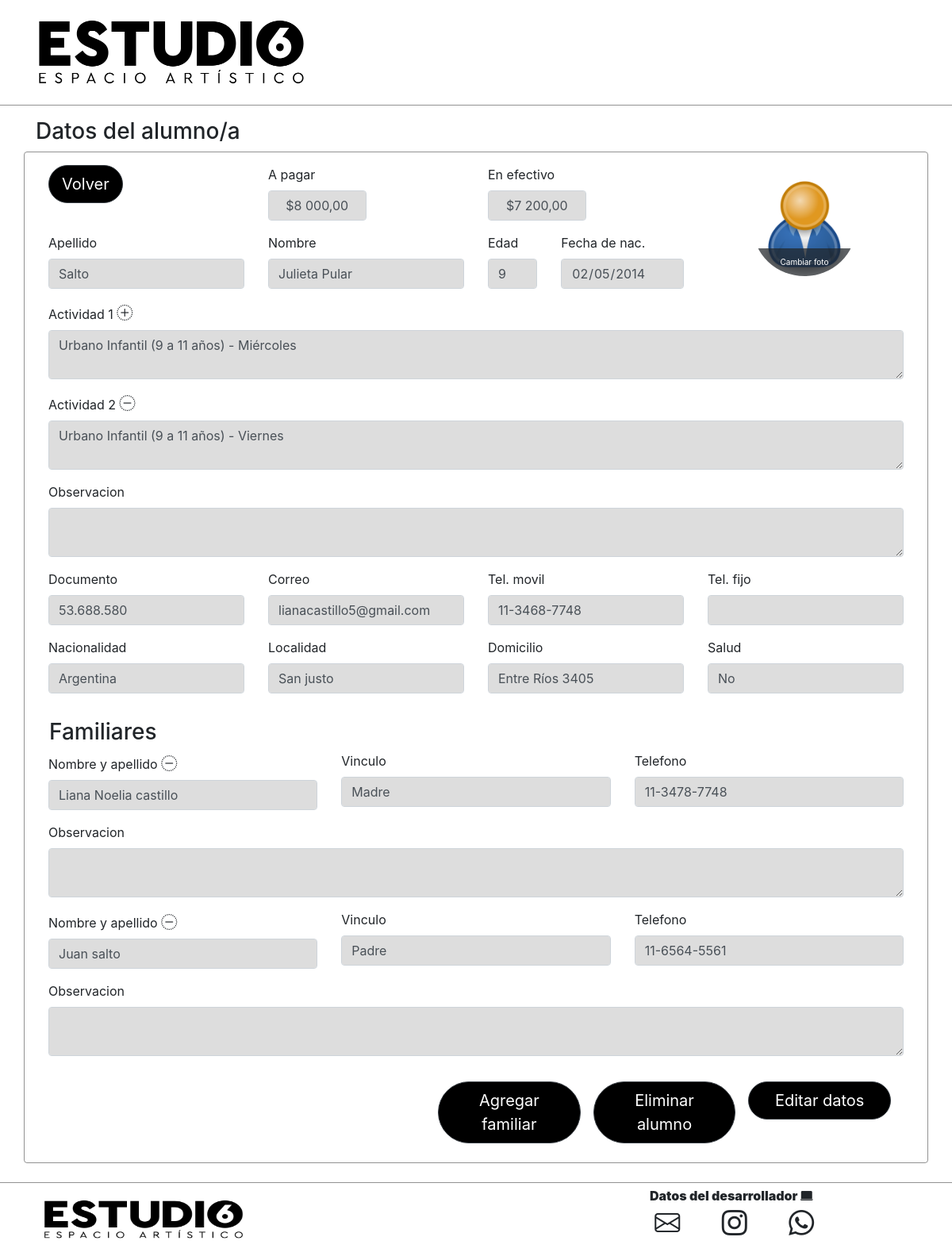
The page /datos.php?id=1 on the database its author committed.
### tables this page shows
CREATE TABLE `alumnos` (
  `id` int(11) NOT NULL,
  `alumno` varchar(255) DEFAULT NULL,
  `apellido` varchar(255) NOT NULL,
  `nombre` varchar(255) NOT NULL,
  `foto_perfil` longblob NOT NULL,
  `fecha_nac` date DEFAULT current_timestamp(),
  `edad` int(11) NOT NULL,
  `nacionalidad` varchar(255) NOT NULL,
  `documento` varchar(255) NOT NULL,
  `domicilio` varchar(255) NOT NULL,
  `localidad` varchar(255) NOT NULL,
  `tel_fijo` varchar(255) NOT NULL,
  `tel_movil` varchar(255) NOT NULL,
  `mail` varchar(255) NOT NULL,
  `actividad` varchar(255) NOT NULL,
  `salud` varchar(255) NOT NULL,
  `observaciones` varchar(255) NOT NULL
);

CREATE TABLE `familiar` (
  `id` int(11) NOT NULL,
  `id_alumno` int(11) NOT NULL,
  `nombre_apellido` varchar(255) NOT NULL,
  `telefono` varchar(255) NOT NULL,
  `vinculo` varchar(255) NOT NULL,
  `observacion` varchar(255) NOT NULL
);

### datos.php (called while the page is built, shortened)
<?php
require_once __DIR__.'/clases/consultas.php';
$alumno = datos::alumno_id($_GET['id']);
$alumno = $alumno[0];
$actividades = explode('|',$alumno['actividad']);
$actividad = array();
foreach ($actividades as $value) {
    if(strpos($value, '(')){
        $actividad[] = trim(explode('(',$value)[0]);
    }
}
$valor = 0;
$efectivo = 0;
foreach (array_count_values($actividad) as $activ => $value) {
    if($value >= 2){
        $valor_actividad = datos::actividad_valor_dos_vez($activ);
    }else {
        $valor_actividad = datos::actividad_valor_una_vez($activ);
    }
    $valor = $valor + $valor_actividad[0]['valor'];
    $efectivo = $efectivo + $valor_actividad[0]['efectivo'];
}
$valor = number_format($valor, 2, ',', ' ');
$efectivo = number_format($efectivo, 2, ',', ' ');
$familiar = datos::familiar($_GET['id']);
include_once __DIR__.('\templates\datos_temp.php');
?>

### clases/consultas.php (called while the page is built, shortened)
<?php
class datos{
    static public function respuestaQuery($query){
        $instancia = SingletonConexion::getInstance();
        $conn = $instancia->getConnection();
        $datos_usuarios = mysqli_query($conn, $query);
        return $datos_usuarios->fetch_all(MYSQLI_ASSOC);
    }
    static public function alumno_id($id){
        $query = "SELECT * FROM alumnos WHERE id =".$id." LIMIT 1";
        return datos::respuestaQuery($query);
    }
    static public function familiar($id){
        $query = "SELECT * FROM familiar WHERE id_alumno = ".$id;
        return datos::respuestaQuery($query);
    }
    static public function actividad_valor_dos_vez($actividad){
        $query = "SELECT actividad,dos_veces as valor,dos_veces_efec as efectivo FROM actividades_valores WHERE actividad LIKE '%".$actividad."%'";
        return datos::respuestaQuery($query);
    }
    static public function obtener_edad($fecha_nac){
        $nacimiento = new DateTime($fecha_nac);
        $actual = new DateTime(date("Y-m-d"));
        $diferencia = $actual->diff($nacimiento);
        return $diferencia->format("%y");
    }
}

### templates/datos_temp.php (the view, shortened to what this page needs)
<!DOCTYPE html>
<html lang="en">
<head>
    <link rel="stylesheet" href="libs/bootstrap-4.6.1/css/bootstrap.min.css">
    <link rel="stylesheet" href="libs/bootstrap-icons/font/bootstrap-icons.css">
	<link rel="stylesheet" href="libs/alertifyjs/css/alertify.min.css" />
	<link rel="stylesheet" href="libs/alertifyjs/css/themes/default.min.css" />
    <link rel="stylesheet" href="css/camara.css?<?php print time();?>">
    <link rel="stylesheet" href="css/estilo.css?<?php print time();?>">
</head>
<body>
    <?php include('partials\header_temp.php'); ?>
    <div class="container mt-3">
        <div class="row">
            <div class="col-md-12">
                <h3>Datos del alumno/a</h3>
            </div>
        </div>
    </div>
    <div class="container border border-color rounded mb-4">
        <div class="row">
            <div class="col-md-12 mt-3">
                <div class="form-group float-left col-md-3">
                    <a class="btn btn-dark btn-lg rounded-pill" href="index.php">Volver</a>
                </div>
                <div class="form-group col-md-3 float-right">
                    <div class="perfil-img"  style="position:absolute;right:75px;top:15px;">
                        <img src="<?php print$alumno['foto_perfil'] == 'data:,' || $alumno['foto_perfil'] == ''? 'img/icono.jpg' :$alumno['foto_perfil'];?>" id="id_perfil" class="rounded-circle" height="130" width="130"/>
                        <div class="file">
                            Cambiar foto
                        </div>
                    </div>
                </div>
                <div class="form-group float-left col-md-3">
                    <label for="exampleFormControlInput1">A pagar</label>
                    <input type="text" readonly="true" id="valor" class="form-control col-md-6 text-center" value="$<?php print$valor;?>">
                </div>
                <div class="form-group float-left col-md-3">
                    <label for="exampleFormControlInput1">En efectivo</label>
                    <input type="text" readonly="true" id="efectivo" class="form-control col-md-6 text-center" value="$<?php print$efectivo;?>">
                </div>
            </div>
            <div class="col-md-12">
                <div class="form-group col-md-3 float-left mt-datos">
                    <label for="exampleFormControlInput1">Apellido</label>
                    <input type="text" readonly="true" id="apellido" class="form-control" value="<?php print$alumno['apellido'];?>">
                </div>
                <div class="form-group col-md-3 float-left mt-datos">
                    <label for="exampleFormControlInput1">Nombre</label>
                    <input type="text" readonly="true" id="nombre" class="form-control" value="<?php print$alumno['nombre'];?>">
                </div>
                <div class="form-group col-md-1 float-left mt-datos">
                    <label for="exampleFormControlInput1">Edad</label>
                    <input type="text" readonly="true" id="edad" class="form-control" value="<?php print datos::obtener_edad($alumno['fecha_nac']);?>">
                </div>
                <div class="form-group col-md-2 float-left mt-datos">
                    <label for="exampleFormControlInput1">Fecha de nac.</label>
                    <input type="date" readonly="true" id="fecha_nac" class="form-control" value="<?php print$alumno['fecha_nac'];?>">
                </div>
            </div>
            <?php foreach ($actividades as $key => $value) { if(empty(trim($value))) continue;?>
                <div class="col-md-12">
                    <div class="form-group col-md-12 float-left">
                        <label>Actividad <?php print$key+1;?> </label>
                        <?php if($key == 0) { ?>
                            <i class="bi bi-plus-circle-dotted agregar_actividad" title="Agregar actividad" id="agregar_actividad"></i>
                        <?php }else{ ?>
                            <i class="bi bi-dash-circle-dotted eliminar_actividad" title="Eliminar actividad" id="eliminar_actividad"></i>
                        <?php } ?>
                        <textarea class="form-control" readonly="true" id="actividad"><?php print trim($value);?></textarea>
                    </div>
                </div>
            <?php } ?>
            <div class="col-md-12">
                <div class="form-group col-md-12 float-left">
                    <label>Observacion</label>
                    <textarea class="form-control" readonly="true" id="observacion_alumno"><?php print$alumno['observaciones'];?></textarea>
                </div>
            </div>
            <div class="col-md-12">
                <div class="form-group col-md-3 float-left">
                    <label for="exampleFormControlInput1">Documento</label>
                    <input type="text" readonly="true" id="documento" class="form-control" value="<?php print$alumno['documento'];?>">
                </div>
                <div class="form-group col-md-3 float-left">
                    <label for="exampleFormControlInput1">Correo</label>
                    <input type="text" readonly="true" id="correo" class="form-control" value="<?php print$alumno['mail'];?>">
                </div>
                <div class="form-group col-md-3 float-left">
                    <label for="exampleFormControlInput1">Tel. movil</label>
                    <input type="text" readonly="true" id="tel_alumno" class="form-control" value="<?php print$alumno['tel_movil'];?>">
                </div>
                <div class="form-group col-md-3 float-left">
                    <label for="exampleFormControlInput1">Tel. fijo</label>
                    <input type="text" readonly="true" id="tel_fijo" class="form-control" value="<?php print$alumno['tel_fijo'];?>">
                </div>
            </div>
            <div class="col-md-12">
                <div class="form-group col-md-3 float-left">
                    <label for="exampleFormControlInput1">Nacionalidad</label>
                    <input type="text" readonly="true" id="nacionalidad" class="form-control" value="<?php print$alumno['nacionalidad'];?>">
                </div>
                <div class="form-group col-md-3 float-left">
                    <label for="exampleFormControlInput1">Localidad</label>
                    <input type="text" readonly="true" id="localidad" class="form-control" value="<?php print$alumno['localidad'];?>">
                </div>
                <div class="form-group col-md-3 float-left">
                    <label for="exampleFormControlInput1">Domicilio</label>
                    <input type="text" readonly="true" id="domicilio" class="form-control" value="<?php print$alumno['domicilio'];?>">
                </div>
                <div class="form-group col-md-3 float-left">
                    <label for="exampleFormControlInput1">Salud</label>
                    <input type="text" readonly="true" id="salud" class="form-control" value="<?php print$alumno['salud'];?>">
                </div>
            </div>
            <?php if(!empty($familiar)){ ?>
                <div class="col-md-12">
                    <h3 class="ml-3 mt-3">Familiares</h3>
                </div>
            <?php } ?>
            <?php
                foreach ($familiar as $value) {
            ?>
                <div class="col-md-12">
                    <div class="form-group col-md-4 float-left">
                        <label for="exampleFormControlInput1">Nombre y apellido</label>
                        <i class="bi bi-dash-circle-dotted eliminar_actividad" title="Eliminar familiar" id="eliminar_familiar"></i>
                        <input type="text" readonly="true" id="nom_ape" class="form-control" value="<?php print$value['nombre_apellido'];?>">
                    </div>
                    <div class="form-group col-md-4 float-left">
                        <label for="exampleFormControlInput1">Vinculo</label>
                        <input type="text" readonly="true" id="vinculo" class="form-control" value="<?php print$value['vinculo'];?>">
                    </div>
                    <div class="form-group col-md-4 float-left">
                        <label for="exampleFormControlInput1">Telefono</label>
                        <input type="text" readonly="true" id="tel_familiar" class="form-control" value="<?php print$value['telefono'];?>">
                    </div>
                </div>
                <div class="col-md-12">
                    <div class="form-group col-md-12 float-left">
                        <label>Observacion</label>
                        <textarea class="form-control" readonly="true" id="observacion_familiar"><?php print$value['observacion'];?></textarea>
                    </div>
                </div>
            <?php } ?>
            <div class="col-md-12 mb-4 mt-3">
                <div class="form-group col-md-12">
                    <button id="editar_datos" class="btn btn-dark btn-lg rounded-pill float-right col-md-2 mr-3">Editar datos</button>
                    <button id="eliminar_alumno" class="btn btn-dark btn-lg rounded-pill float-right col-md-2 mr-3">Eliminar alumno</button>
                    <button id="agregar_familiar" onclick="location.href='familiares.php?id=<?php print$_GET['id'] ?>'" class="btn btn-dark btn-lg rounded-pill float-right col-md-2 mr-3">Agregar familiar</button>
                </div>
            </div>
        </div>
    </div>
    <?php include('partials\footer_temp.php');?>
</body>
</html>

### templates/partials/header_temp.php
<header class="container-fluid border-bottom border-color p-3">
    <img src="img/logo-Negro.png" width="400px" height="100px">
</header>

### templates/partials/footer_temp.php
<header class="container-fluid border-top border-color p-3">
    <div class="row">
        <div class="col-md-12">
            <div class="float-left col-md-6">
                <img src="img/logo-Negro.png" width="300px" height="60px">
            </div>
            <div class="float-right col-md-6 mt-3 center">
                <label class="h6 desarrollador">Datos del desarrollador <i class="bi bi-laptop-fill"></i></label>
                <i class="bi bi-envelope h2 mr-5" onclick="location.href='mailto:alvaro.98@live.com.ar'"></i>
                <i class="bi bi-instagram h2 mr-5" onclick="window.open('https://instagram.com/alviicaporaletti?igshid=MTA2NDdkNWE=', '_blank')"></i>
                <i class="bi bi-whatsapp h2" onclick="window.open('https://api.whatsapp.com/send?phone=5492346571470', '_blank')"></i>
            </div>
        </div>
    </div>
</header>

### css/estilo.css (style rules this page uses)
.border-color { border-color: #929292 !important; }
.btn-dark { background-color: #000000 !important; }
.perfil-img { width: 130px; height: 125px; border-radius: 50%; overflow: hidden; position: relative; }
.perfil-img .file { position: absolute; width: 100%; bottom: 0; font-size: 10px; background: #212529b8; color: #fff; text-align: center; padding: 10px 0 10px; cursor: pointer; }
.agregar_actividad { position:relative; top:3; left:10; font-size: 20px; cursor: pointer; }
.eliminar_actividad { position:relative; top:3; left:10; font-size: 20px; cursor: pointer; }
.desarrollador { position: relative; bottom: 40px; left: 204px; font-weight:900; }
i { cursor: pointer; }
.form-control[readonly="true"] { background-color: #dddddd !important; }

### rows shown on the page
alumnos: apellido "Salto", nombre "Julieta Pular", fecha_nac "9", fecha_nac "02/05/2014", actividad "Urbano Infantil (9 a 11 años) - Miércoles", actividad "Urbano Infantil (9 a 11 años) - Viernes", documento "53.688.580", mail "lianacastillo5@gmail.com", tel_movil "11-3468-7748", nacionalidad "Argentina", localidad "San justo", domicilio "Entre Ríos 3405", salud "No"
familiar: nombre_apellido "Liana Noelia castillo", vinculo "Madre", telefono "11-3478-7748"
familiar: nombre_apellido "Juan salto", vinculo "Padre", telefono "11-6564-5561"
